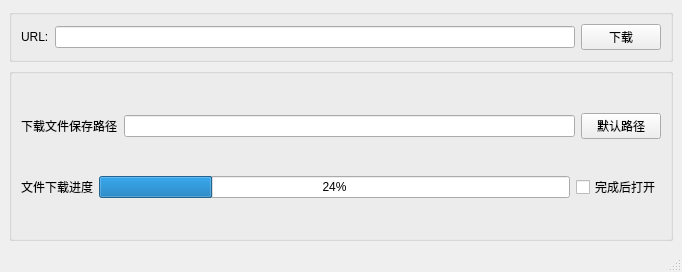
<?xml version="1.0" encoding="UTF-8"?>
<ui version="4.0">
 <class>MainWindow</class>
 <widget class="QMainWindow" name="MainWindow">
  <property name="geometry">
   <rect>
    <x>0</x>
    <y>0</y>
    <width>682</width>
    <height>272</height>
   </rect>
  </property>
  <property name="windowTitle">
   <string>MainWindow</string>
  </property>
  <widget class="QWidget" name="centralwidget">
   <layout class="QVBoxLayout" name="verticalLayout_3">
    <item>
     <widget class="QGroupBox" name="groupBox">
      <property name="title">
       <string/>
      </property>
      <layout class="QVBoxLayout" name="verticalLayout_2" stretch="0">
       <item>
        <layout class="QHBoxLayout" name="horizontalLayout_3">
         <item>
          <widget class="QLabel" name="label">
           <property name="text">
            <string>URL:</string>
           </property>
          </widget>
         </item>
         <item>
          <widget class="QLineEdit" name="lineEdit_url"/>
         </item>
         <item>
          <widget class="QPushButton" name="pushButton_downLoad">
           <property name="text">
            <string>下载</string>
           </property>
          </widget>
         </item>
        </layout>
       </item>
      </layout>
     </widget>
    </item>
    <item>
     <widget class="QGroupBox" name="groupBox_2">
      <property name="title">
       <string/>
      </property>
      <layout class="QVBoxLayout" name="verticalLayout" stretch="0,2">
       <item>
        <layout class="QHBoxLayout" name="horizontalLayout">
         <item>
          <widget class="QLabel" name="label_2">
           <property name="text">
            <string>下载文件保存路径</string>
           </property>
          </widget>
         </item>
         <item>
          <widget class="QLineEdit" name="lineEdit_saveFilePath"/>
         </item>
         <item>
          <widget class="QPushButton" name="pushButton_defaultSavePath">
           <property name="text">
            <string>默认路径</string>
           </property>
          </widget>
         </item>
        </layout>
       </item>
       <item>
        <layout class="QHBoxLayout" name="horizontalLayout_2">
         <item>
          <widget class="QLabel" name="label_3">
           <property name="text">
            <string>文件下载进度</string>
           </property>
          </widget>
         </item>
         <item>
          <widget class="QProgressBar" name="progressBar_downLoad">
           <property name="value">
            <number>24</number>
           </property>
          </widget>
         </item>
         <item>
          <widget class="QCheckBox" name="checkBox_openAfterDownload">
           <property name="text">
            <string>完成后打开</string>
           </property>
          </widget>
         </item>
        </layout>
       </item>
      </layout>
     </widget>
    </item>
   </layout>
  </widget>
  <widget class="QMenuBar" name="menubar">
   <property name="geometry">
    <rect>
     <x>0</x>
     <y>0</y>
     <width>682</width>
     <height>25</height>
    </rect>
   </property>
  </widget>
  <widget class="QStatusBar" name="statusbar"/>
 </widget>
 <resources/>
 <connections/>
</ui>
